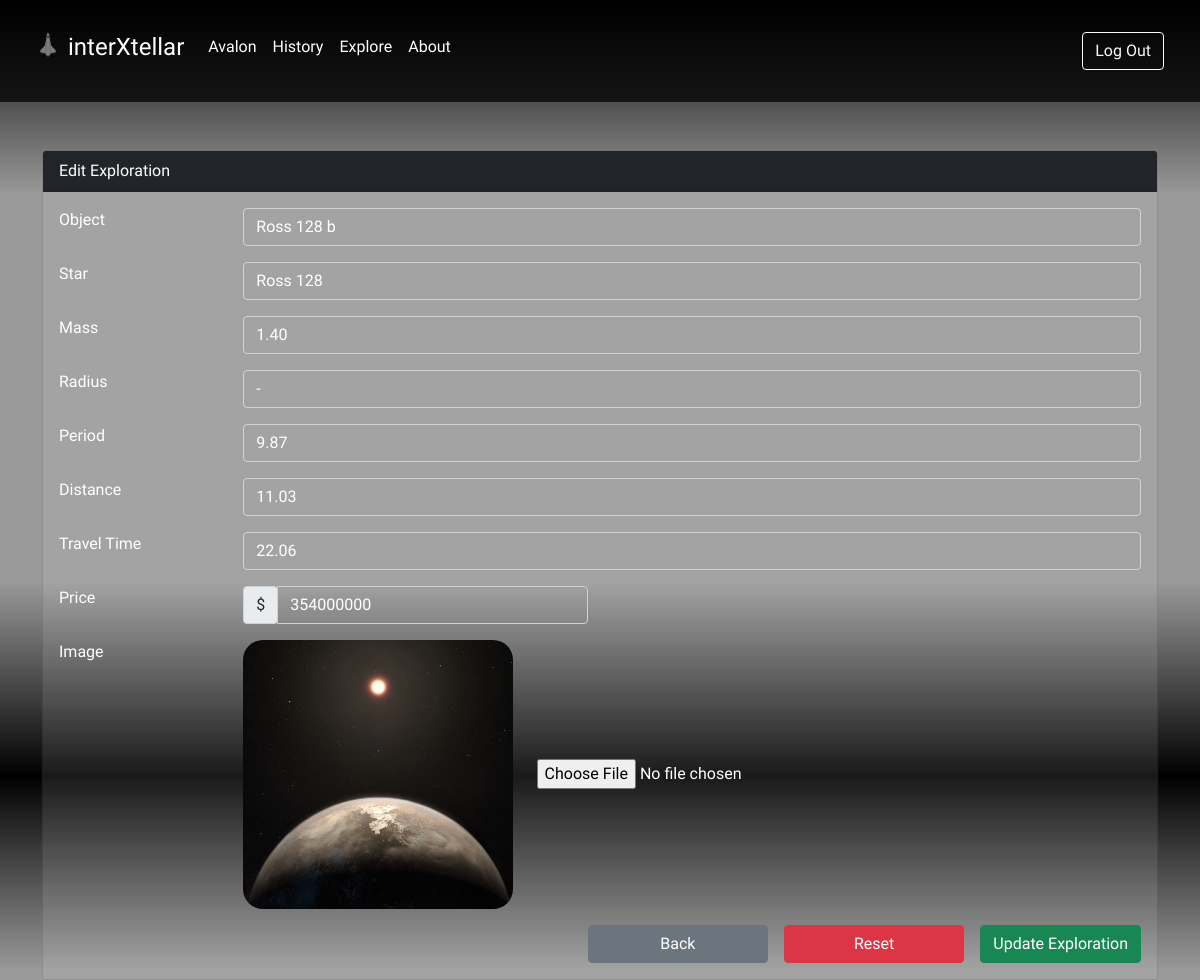
Screenshot of /explore/explore_edit.php?id=12 with the database file from the repository.
### tables this page shows
CREATE TABLE `explore` (
  `id` int(3) NOT NULL,
  `star` varchar(64) NOT NULL,
  `object` varchar(64) NOT NULL,
  `mass` varchar(64) NOT NULL,
  `radius` varchar(64) NOT NULL,
  `period` varchar(64) NOT NULL,
  `distance` varchar(64) NOT NULL,
  `travel_time` varchar(64) NOT NULL,
  `price` int(64) NOT NULL,
  `image` varchar(128) NOT NULL
);

### explore/explore_edit.php (the view, shortened to what this page needs)
<!DOCTYPE html>
<html lang="en">
<head>
    <link href="https://cdn.jsdelivr.net/npm/bootstrap@5.0.1/dist/css/bootstrap.min.css" rel="stylesheet">
</head>
<body>
    <nav class="navbar sticky-top navbar-expand-sm py-4 navbar-light" style="background: rgba(0,0,0,0.75);">
        <div class="container-fluid ms-4 me-4">
            <a class="navbar-brand mb-2 text-white" href="../home.php"><img src="../icon.png" alt="icon" width="24" height="24" class="d-inline-block align-text-top me-2">interXtellar</a>
            <div class="collapse navbar-collapse" id="navbarSupportedContent">
                <ul class="navbar-nav me-auto mb-lg-0">
                    <a class="nav-link text-white" href="../home.php#avalon">Avalon</a>
                    <a class="nav-link text-white" href="../home.php#history">History</a>
                    <a class="nav-link text-white" href="../home.php#explore">Explore</a>
                    <a class="nav-link text-white mb-2" href="../home.php#about">About</a>
                </ul>
                <form class="d-flex">
                    <a class="btn btn-outline-light my-2 my-sm-0" href="../logout.php">Log Out</a>
                </form>
            </div>
        </div>
    </nav>
    <?php
        include("../koneksi.php");
        $query = mysqli_query($con, "SELECT * FROM explore WHERE id='$_GET[id]'");
        $data  = mysqli_fetch_array($query);
    ?>
    <div class="container mt-5 mb-5">
        <div class="card">
            <div class="card-header bg-dark text-white">Edit Exploration</div>
            <div class="card-body">
                <form method="POST" action="explore_update.php" enctype="multipart/form-data">
                    <div class="form-group row mb-3">
                        <label for="object" class="col-sm-2">Object</label>
                        <div class="col-sm-10">
                            <input type="text" name="object" id="object" class="form-control" value="<?php echo $data['object']; ?>">
                        </div>
                    </div>
                    <div class="form-group row mb-3">
                        <label for="star" class="col-sm-2">Star</label>
                        <div class="col-sm-10">
                            <input type="text" name="star" id="star" class="form-control" value="<?php echo $data['star']; ?>">
                        </div>
                    </div>
                    <div class="form-group row mb-3">
                        <label for="mass" class="col-sm-2">Mass</label>
                        <div class="col-sm-10">
                            <input type="text" name="mass" id="mass" class="form-control" value="<?php echo $data['mass']; ?>">
                        </div>
                    </div>
                    <div class="form-group row mb-3">
                        <label for="radius" class="col-sm-2">Radius</label>
                        <div class="col-sm-10">
                            <input type="text" name="radius" id="radius" class="form-control" value="<?php echo $data['radius']; ?>">
                        </div>
                    </div>
                    <div class="form-group row mb-3">
                        <label for="period" class="col-sm-2">Period</label>
                        <div class="col-sm-10">
                            <input type="text" name="period" id="period" class="form-control" value="<?php echo $data['period']; ?>">
                        </div>
                    </div>
                    <div class="form-group row mb-3">
                        <label for="distance" class="col-sm-2">Distance</label>
                        <div class="col-sm-10">
                            <input type="text" name="distance" id="distance" class="form-control" value="<?php echo $data['distance']; ?>">
                        </div>
                    </div>
                    <div class="form-group row mb-3">
                        <label for="travel_time" class="col-sm-2">Travel Time</label>
                        <div class="col-sm-10">
                            <input type="text" name="travel_time" id="travel_time" class="form-control" value="<?php echo $data['travel_time']; ?>">
                        </div>
                    </div>
                    <div class="form-group row mb-3">
                        <label for="price" class="col-sm-2">Price</label>
                        <div class="col-md-4">
                            <div class="input-group">
                                <div class="input-group-prepend">
                                    <span class="input-group-text">$</span>
                                </div>
                                <input type="text" name="price" id="price" class="form-control" value="<?php echo $data['price']; ?>">
                            </div>
                        </div>
                    </div>
                    <div class="form-group row mb-3">
                        <label for="image" class="col-sm-2">Image</label>
                        <div class="col-sm-10">
                            <img style="width: 30%; border-radius: 20px; margin-right: 20px;" src="explore_img/<?php echo $data['image']; ?>" alt="explore_img/<?= $data['image']; ?>">
                            <input type="file" name="image" id="image">
                        </div>
                    </div>
                    <div class="form-group row">
                        <div class="d-grid gap-2 d-md-flex justify-content-md-end">
                            <a href="explore.php" class="btn btn-secondary col-2  me-md-2">Back</a>
                            <button class="btn btn-danger col-2 me-md-2" type="reset">Reset</button>
                            <button class="btn btn-success" type="submit">Update Exploration</button>
                        </div>
                    </div>
                </form>
            </div>
        </div>
    </div>
</body>
</html>

### explore/explore_edit.php (style rules this page uses)
body { background: linear-gradient(180deg, black 0%, rgba(0,0,0,0.4) 25%, rgba(0,0,0,0.4) 75%, black 100%), url(../img/bg3.jpg); height: 97vh; background-size: cover; background-position: center; }
nav { font-family: 'Oxanium', cursive; }
.navbar-brand { font-size: 24px; }
.card { background: rgba(255, 255, 255, 0.1); font-family: 'Oxygen', sans-serif; color: white; }
.form-group input { background: transparent; color: white; }
.form-group input:valid { background: transparent; color: white; }

### rows the page displays
explore: object "Ross 128 b", star "Ross 128", mass "1.40", radius "-", period "9.87", distance "11.03", travel_time "22.06", price "354000000", image (picture)
